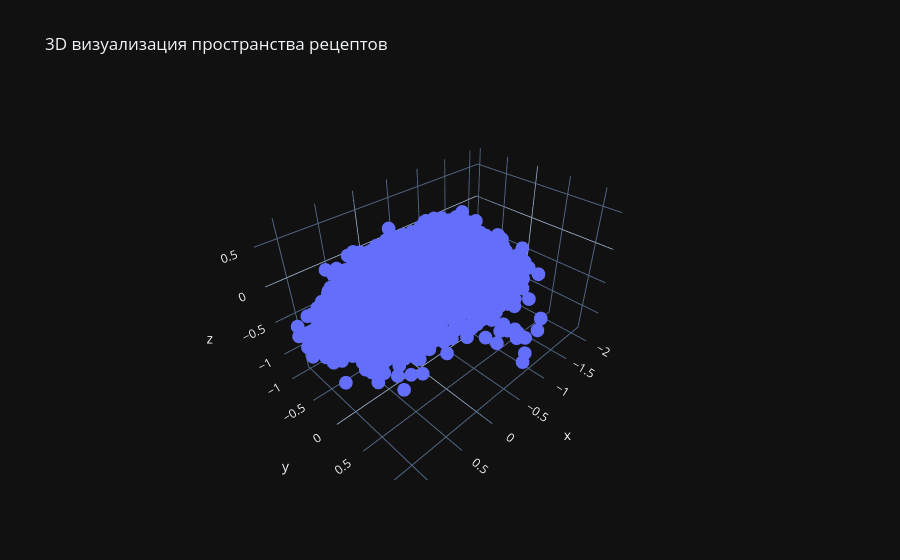

Notebook cell for this chart:
### Code cell
pca = PCA(n_components=3)
reduced = pca.fit_transform(recipe_vectors)

fig = px.scatter_3d(
    x=reduced[:,0],
    y=reduced[:,1],
    z=reduced[:,2],
    hover_name=recipe_names,
    size_max=5,
    title="3D визуализация пространства рецептов"
)
fig.show()

### Figure 1 — Plotly figure (JSON) as saved in the notebook; plotly's stock layout.template omitted (floating-point values rounded to 4 significant figures; data arrays with more than 128 entries replaced by an {"elided": "..."} marker saying what was removed)
{"data": [{"hovertemplate": "<b>%{hovertext}</b><br><br>x=%{x}<br>y=%{y}<br>z=%{z}<extra></extra>", "hovertext": {"elided": "5800 str values"}, "legendgroup": "", "marker": {"color": "#636efa", "symbol": "circle"}, "mode": "markers", "name": "", "scene": "scene", "showlegend": false, "x": {"elided": "5800 float values"}, "y": {"elided": "5800 float values"}, "z": {"elided": "5800 float values"}, "type": "scatter3d"}], "layout": {"scene": {"domain": {"x": [0.0, 1.0], "y": [0.0, 1.0]}, "xaxis": {"title": {"text": "x"}}, "yaxis": {"title": {"text": "y"}}, "zaxis": {"title": {"text": "z"}}}, "legend": {"tracegroupgap": 0}, "title": {"text": "3D визуализация пространства рецептов"}}}
